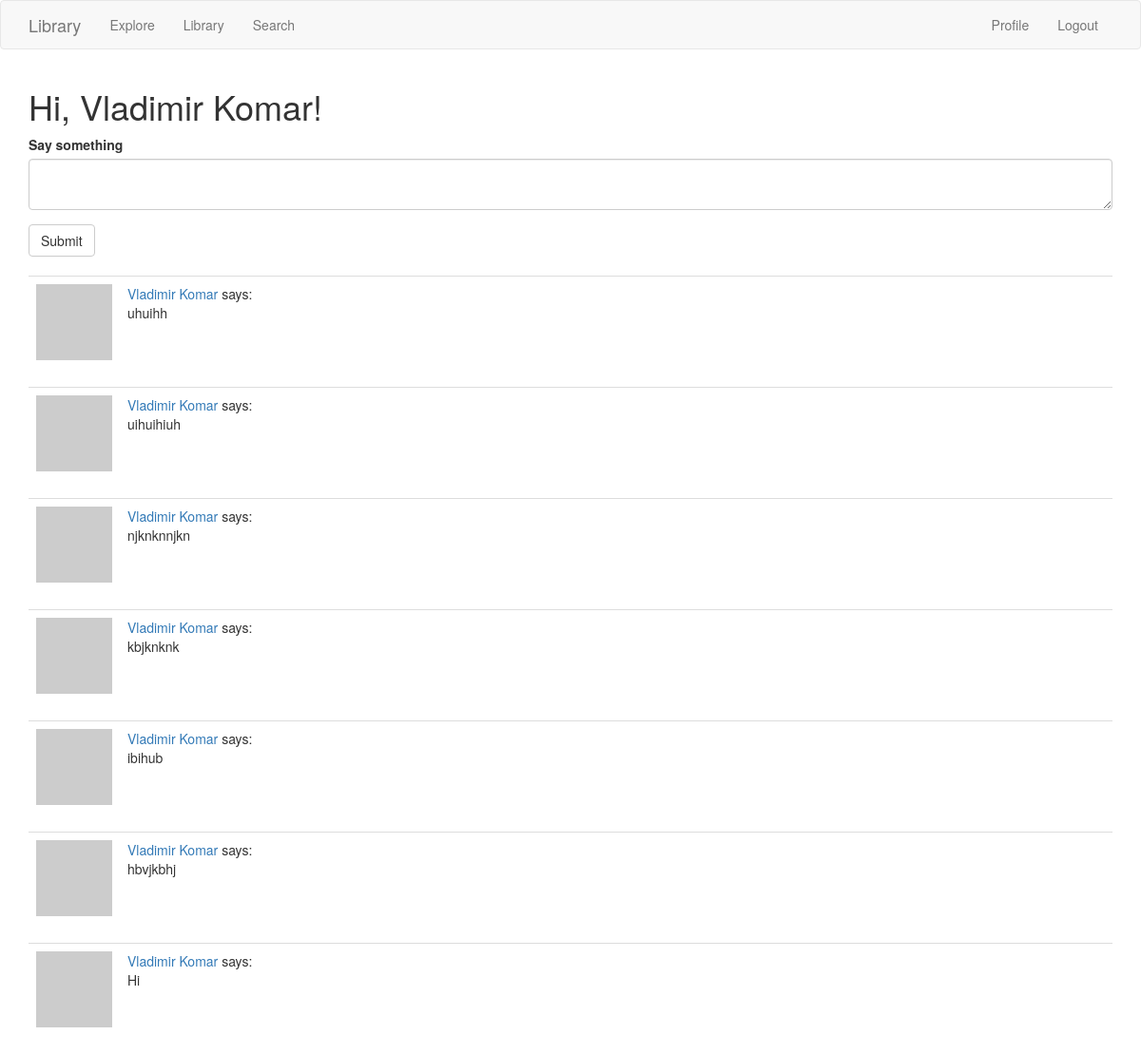
The app's page /index (signed in) with its own data.
### app/models.py (models this page shows, shortened)
class User(UserMixin, db.Model):
    id = db.Column(db.Integer, primary_key=True)
    username = db.Column(db.String(64), index=True, unique=True)
    email = db.Column(db.String(120), index=True, unique=True)
    password_hash = db.Column(db.String(128))
    posts = db.relationship('Post', backref='author', lazy='dynamic')
    about_me = db.Column(db.String(140))
    last_seen = db.Column(db.DateTime, default=datetime.utcnow)
    followed = db.relationship(
        'User', secondary=followers,
        primaryjoin=(followers.c.follower_id == id),
        secondaryjoin=(followers.c.followed_id == id),
        backref=db.backref('followers', lazy='dynamic'), lazy='dynamic')
    def avatar(self, size):
        digest = md5(self.email.lower().encode('utf-8')).hexdigest()
        return 'https://www.gravatar.com/avatar/{}?d=identicon&s={}'.format(
            digest, size)
    def followed_posts(self):
        followed = Post.query.join(
            followers, (followers.c.followed_id == Post.user_id)).filter(
            followers.c.follower_id == self.id)
        own = Post.query.filter_by(user_id=self.id)
        return followed.union(own).order_by(Post.timestamp.desc())

class Post(db.Model):
    id = db.Column(db.Integer, primary_key=True)
    body = db.Column(db.String(140))
    timestamp = db.Column(db.DateTime, index=True, default=datetime.utcnow)
    user_id = db.Column(db.Integer, db.ForeignKey('user.id'))

### app/routes.py (the view)
@app.route('/', methods=['GET', 'POST'])
@app.route('/index', methods=['GET', 'POST'])
@login_required
def index():
    form = PostForm()
    if form.validate_on_submit():
        post = Post(body=form.post.data, author=current_user)
        db.session.add(post)
        db.session.commit()
        flash('Your post is now live!')
        return redirect(url_for('index'))
    posts = current_user.followed_posts().all()
    return render_template("index.html", title='Home Page', form=form,
                           posts=posts)

### app/forms.py
class PostForm(FlaskForm):
    post = TextAreaField('Say something', validators=[
        DataRequired(), Length(min=1, max=140)])
    submit = SubmitField('Submit')

### app/models.py (called while the page is built)
@login.user_loader
def load_user(id):
    return User.query.get(int(id))

### app/routes.py (called while the page is built)
@app.before_request
def before_request():
    if current_user.is_authenticated:
        current_user.last_seen = datetime.utcnow()
        db.session.commit()

### app/templates/index.html
{% extends "base.html" %}
{% import 'bootstrap/wtf.html' as wtf %}
{% block app_content %}
    <h1>Hi, {{ current_user.username }}!</h1>
    {% if form %}
    {{ wtf.quick_form(form) }}
    <br>
    {% endif %}
    {% for post in posts %}
        {% include '_post.html' %}
    {% endfor %}
{% endblock %}

### app/templates/base.html (shortened to what this page needs)
{% extends 'bootstrap/base.html' %}
{% block navbar %}
    <nav class="navbar navbar-default">
        <div class="container">
            <div class="navbar-header">
                <a class="navbar-brand" href="{{ url_for('index') }}">Library</a>
            </div>
            <div class="collapse navbar-collapse" id="bs-example-navbar-collapse-1">
                <ul class="nav navbar-nav">
                    <li><a href="{{ url_for('explore') }}">Explore</a></li>
                    <li><a href="{{ url_for('library') }}">Library</a></li>
                    <li><a href="{{ url_for('author') }}">Search</a></li>
                </ul>
                <ul class="nav navbar-nav navbar-right">
                    {% if current_user.is_anonymous %}
                    <li><a href="{{ url_for('login') }}">Login</a></li>
                    {% else %}
                    <li><a href="{{ url_for('user', username=current_user.username) }}">Profile</a></li>
                    <li><a href="{{ url_for('logout') }}">Logout</a></li>
                    {% endif %}
                </ul>
            </div>
        </div>
    </nav>
{% endblock %}
{% block content %}
    <div class="container">
        {% block app_content %}{% endblock %}
    </div>
{% endblock %}

### app/templates/_post.html
<table class="table table-hover">
    <tr>
        <td width="70px">
            <a href="{{ url_for('user', username=post.author.username) }}">
                <img src="{{ post.author.avatar(70) }}" />
            </a>
        </td>
        <td>
            <a href="{{ url_for('user', username=post.author.username) }}">
                {{ post.author.username }}
            </a>
            says:
            <br>
            {{ post.body }}
        </td>
    </tr>
</table>

### records on screen
User: username "Vladimir Komar"
Post: author.username "Vladimir Komar", body "uhuihh"
Post: author.username "Vladimir Komar", body "uihuihiuh"
Post: author.username "Vladimir Komar", body "njknknnjkn"
Post: author.username "Vladimir Komar", body "kbjknknk"
Post: author.username "Vladimir Komar", body "ibihub"
Post: author.username "Vladimir Komar", body "hbvjkbhj"
Post: author.username "Vladimir Komar", body "Hi"
